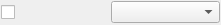
<?xml version="1.0" encoding="UTF-8"?>
<ui version="4.0">
 <class>EnumParm</class>
 <widget class="QWidget" name="EnumParm">
  <property name="geometry">
   <rect>
    <x>0</x>
    <y>0</y>
    <width>221</width>
    <height>25</height>
   </rect>
  </property>
  <layout class="QHBoxLayout" name="__lo">
   <property name="spacing">
    <number>1</number>
   </property>
   <property name="leftMargin">
    <number>1</number>
   </property>
   <property name="topMargin">
    <number>1</number>
   </property>
   <property name="rightMargin">
    <number>1</number>
   </property>
   <property name="bottomMargin">
    <number>1</number>
   </property>
   <item>
    <widget class="QCheckBox" name="checkBox"/>
   </item>
   <item>
    <widget class="QComboBox" name="comboBox"/>
   </item>
  </layout>
 </widget>
 <resources/>
 <connections>
  <connection>
   <sender>checkBox</sender>
   <signal>toggled(bool)</signal>
   <receiver>comboBox</receiver>
   <slot>setEnabled(bool)</slot>
   <hints>
    <hint type="sourcelabel">
     <x>14</x>
     <y>15</y>
    </hint>
    <hint type="destinationlabel">
     <x>148</x>
     <y>14</y>
    </hint>
   </hints>
  </connection>
 </connections>
</ui>
